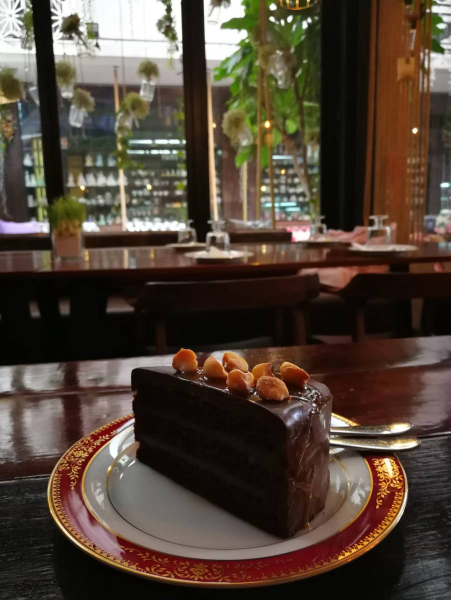
#> input picture data/cake.jpg, 901 x 1200 px (shown at 1/2 size); the run also reads 1 picture not shown here
$ jupyter execute 01_Image_data_preparation_with_Pillow.ipynb
#> lines starting #> are read from the running program, lines starting #| are printed output that depends on the picture; long printed decimals are rounded
<a href="https://colab.research.google.com/github/WoradeeKongthong/ComputerVision/blob/master/Image_data_preparation_with_Pillow.ipynb" target="_parent"></a>

[cell 1]
import PIL
import matplotlib
from matplotlib import pyplot as plt
import numpy as np

# Load and display image using Pillow.

[cell 2]
# load the image
img = PIL.Image.open('data/cake.jpg')
#> img is the input picture: PIL image 901x1200 RGB; mean R, G, B 80.4, 66.3, 54.2

# summarize image details
print(type(img))
#| <class 'PIL.JpegImagePlugin.JpegImageFile'>
print(img.format)
#| JPEG
print(img.mode)
#| RGB
print(img.size)
#| (901, 1200)

# show the image
# image.show()
plt.imshow(img)
plt.axis("off")
plt.show()

# Load image as numpy array using matplotlib.image

[cell 3]
# load image as pixel array
pixels = matplotlib.image.imread('data/cake.jpg')

# summarize pixels details
print(type(pixels))
#| <class 'numpy.ndarray'>
print(pixels.dtype)
#| uint8
print(pixels.shape)
#| (1200, 901, 3)

# display the pixel array as an image
plt.imshow(pixels)
plt.axis('off')
plt.show()

# Convert Pillow Image to and from numpy array

[cell 4]
img = PIL.Image.open('data/cake.jpg')
print('Original image')
plt.imshow(img)
plt.axis('off')
plt.show()

# convert PIL image to numpy array
img_array = np.asarray(img)

# summarize array details
print('\nAfter conversion')
print('type : ', type(img_array))
#| type :  <class 'numpy.ndarray'>
print('image array shape :', img_array.shape)
#| image array shape : (1200, 901, 3)

[cell 5]
# Convert back to Pillow image
img2 = PIL.Image.fromarray(img_array)

# display the image
print('img2')
plt.imshow(img2)
plt.axis('off')
plt.show()

# summarize image details
print(img2.format)
#| None
print(img2.mode)
#| RGB
print(img2.size)
#| (901, 1200)

# Load all images in a directory as a list using matplotlib.image.imread()

[cell 6]
from os import listdir

# load all images in a directory Homu
loaded_images = list()
for filename in listdir('data/Homu'):
  img_data = matplotlib.image.imread('data/Homu/'+filename)
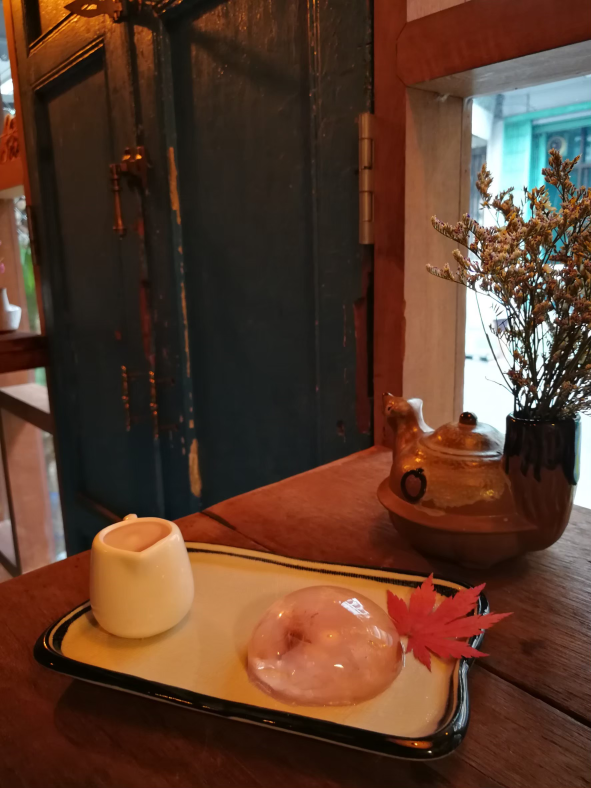
#> input picture data/Homu/Homu1.jpg, 1773 x 2364 px (shown at 1/3 size)
#> img_data is the input picture: shape (2364, 1773, 3); mean R, G, B 90, 59.3, 42.8
  loaded_images.append(img_data)
  print('loaded %s %s' %(filename, img_data.shape))
#| loaded Homu1.jpg (2364, 1773, 3)

print(type(loaded_images))
#| <class 'list'>
print(type(loaded_images[0]))
#| <class 'numpy.ndarray'>

[cell 7]
for i,img in enumerate(loaded_images):
  plt.subplot(1,5,i+1)
  plt.imshow(img)
  plt.axis('off')
  plt.grid()
#> this loop made 3 passes
plt.show()

# Save Pillow images to file

[cell 8]
img = PIL.Image.open('data/Homu/Homu3.jpg')
plt.imshow(img)
plt.axis('off')
plt.show()

[cell 9]
# save img as PNG format
img.save('data/Homu3.png', format='PNG')

# Convert Pillow image to other mode

[cell 10]
# convert the image to grayscale
gs_img = img.convert(mode='L')
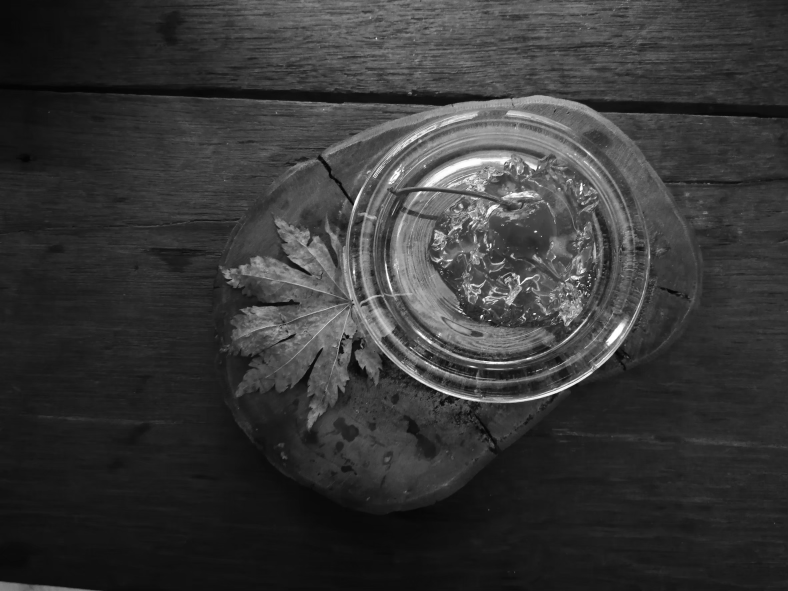
#> gs_img: PIL image 2364x1773 L (shown at 1/3 size); min 3, max 255, mean 55.1

plt.figure(figsize=(15,8))

plt.subplot(1,2,1)
plt.imshow(img)
plt.axis('off')
plt.title('original image')

plt.subplot(1,2,2)
plt.imshow(gs_img)
plt.axis('off')
plt.title('grayscale image')

plt.show()

# Resize image : thumbnail vs resize

[cell 11]
# thumbnail (keep aspect ratio)

# load original image
img = PIL.Image.open('data/Homu/Homu3.jpg')
print(f'original image size : {img.size}')
#| original image size : (2364, 1773)
plt.imshow(img)
plt.show()

# create a thumbnail and preserve aspect ratio
img.thumbnail((200,200))
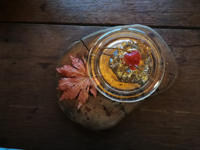
#> img: PIL image 200x150 RGB; mean R, G, B 65.6, 51.9, 43.3
plt.subplot(1,2,2)
print(f'after thumbnail : {img.size}')
#| after thumbnail : (200, 150)
plt.imshow(img)
plt.show()

[cell 12]
# resize : force into a new shape

# load image
img = PIL.Image.open('data/Homu/Homu3.jpg')
print('original image size : ',img.size)
#| original image size :  (2364, 1773)
plt.imshow(img)
plt.show()

# resize
img_resized = img.resize((200,200))
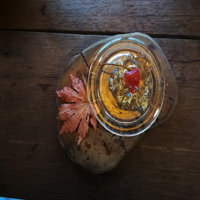
#> img_resized: PIL image 200x200 RGB; mean R, G, B 65.7, 51.9, 43.3
print('after resize : ', img_resized.size)
#| after resize :  (200, 200)
plt.imshow(img_resized)
plt.show()

# Flip, Rotate, Crop

[cell 13]
# load image
img = PIL.Image.open('data/cake.jpg')

# horizontal flip
hoz_flip = img.transpose(PIL.Image.FLIP_LEFT_RIGHT)
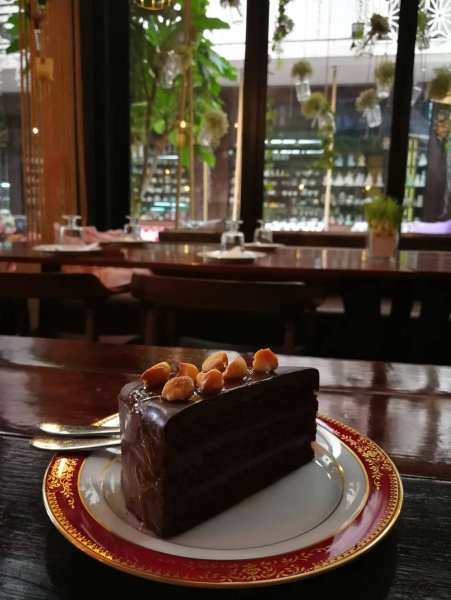
#> hoz_flip: PIL image 901x1200 RGB (shown at 1/2 size); mean R, G, B 80.4, 66.3, 54.2

# vertical flip
ver_flip = img.transpose(PIL.Image.FLIP_TOP_BOTTOM)
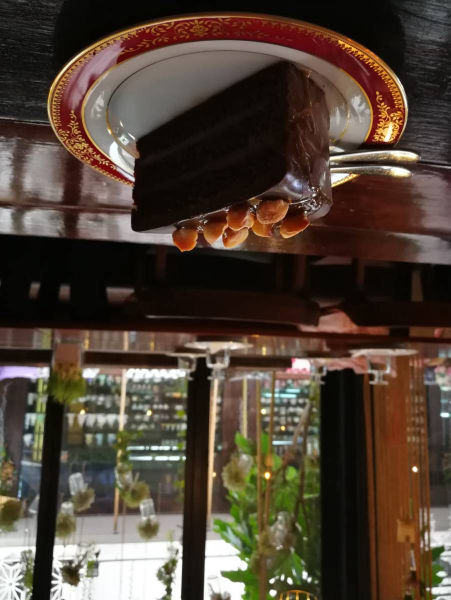
#> ver_flip: PIL image 901x1200 RGB (shown at 1/2 size); mean R, G, B 80.4, 66.3, 54.2

plt.figure(figsize=(15,8))

# plot all
plt.subplot(131)
plt.imshow(img)
plt.title('original')

plt.subplot(132)
plt.imshow(hoz_flip)
plt.title('horizontal flip')

plt.subplot(133)
plt.imshow(ver_flip)
plt.title('vertical flip')

plt.show()

[cell 14]
# load image
img = PIL.Image.open('data/cake.jpg')

plt.figure(figsize=(15,8))

# original image
plt.subplot(131)
plt.imshow(img)
plt.title('original')

# rotate 45 degrees not expand
plt.subplot(132)
plt.imshow(img.rotate(45))
plt.title('45 degrees rotation')

# rotat 45 degrees with expand
plt.subplot(133)
plt.imshow(img.rotate(45, expand=1, fillcolor='white'))
plt.title('45 degrees rotation with expand')

plt.show()
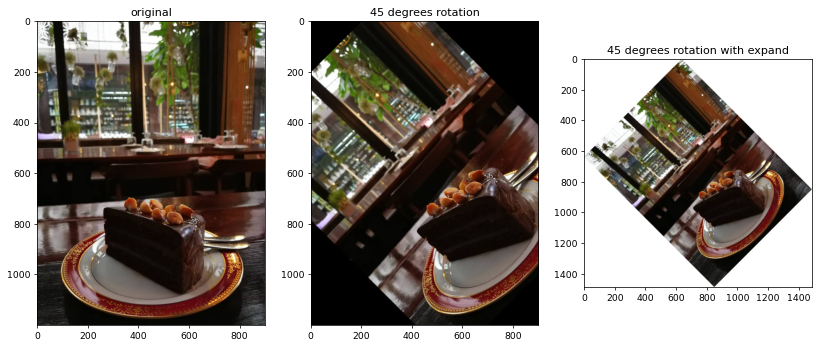
#> figure drawn by matplotlib, 3 panels

[cell 15]
# Crop

# load image
img = PIL.Image.open('data/Homu/Homu3.jpg')

plt.figure(figsize=(15,8))

#plot
plt.subplot(121)
plt.imshow(img)
plt.title('original')

#cropped image
cropped = img.crop((1000,250,2000,1000))
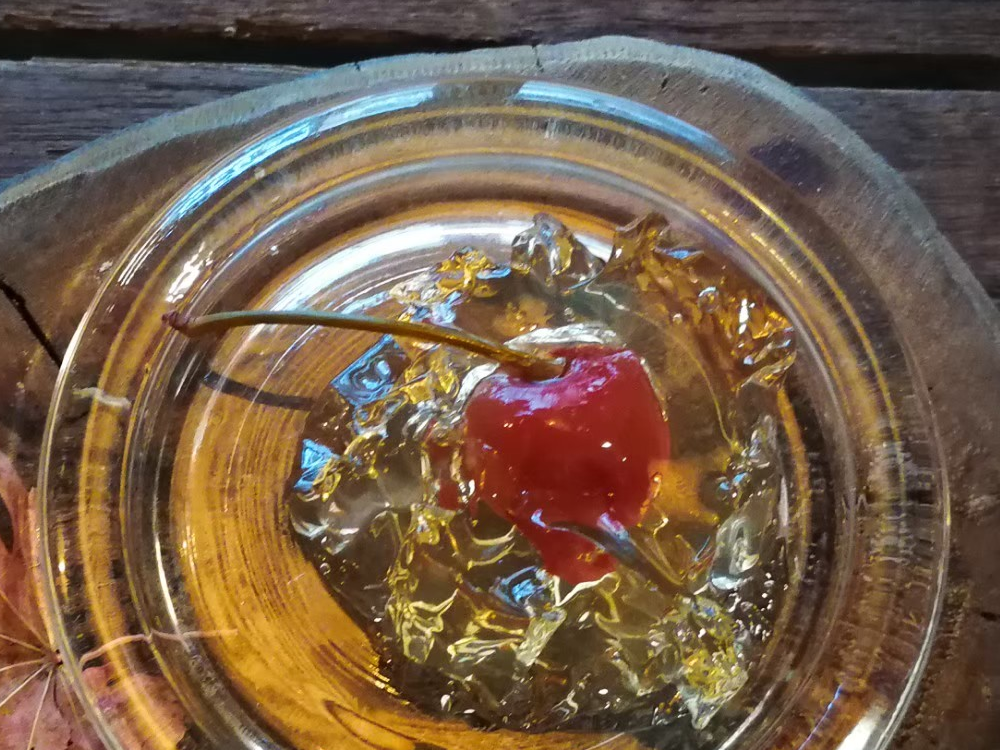
#> cropped: PIL image 1000x750 RGB; mean R, G, B 117.5, 94.5, 73.4
# plot
plt.subplot(122)
plt.imshow(cropped)
plt.title('cropped')

plt.show()

print('original size : ',img.size)
#| original size :  (2364, 1773)
print('cropped size : ', cropped.size)
#| cropped size :  (1000, 750)

# Normalize Pixel values

[cell 16]
# load image
img = PIL.Image.open('data/Homu/Homu1.jpg')
# convert image to numpy array
pixels = np.asarray(img)

# summarize details
print('Data type : %s' % pixels.dtype)
#| Data type : uint8
print('Min : %.3f, Max : %.3f' %(pixels.min(), pixels.max()))
#| Min : 0.000, Max : 255.000

[cell 17]
# convert uint8 to float
pixels = pixels.astype('float32')

# summarize details
print('Data type : %s' % pixels.dtype)
#| Data type : float32
print('Min : %.3f, Max : %.3f' %(pixels.min(), pixels.max()))
#| Min : 0.000, Max : 255.000

[cell 18]
# Normalize to range 0-1
pixels /= 255.0
print('Data type : %s' % pixels.dtype)
#| Data type : float32
print('Min : %.3f, Max : %.3f' %(pixels.min(), pixels.max()))
#| Min : 0.000, Max : 1.000

# Center Pixel Values
*   per image
*   per mini-batch
*   per epoch

*   Global centering : across color channels
*   Local centering : per color channel

## Global centering - one image

[cell 19]
# prepare float32 type pixels data
img = PIL.Image.open('data/cake.jpg')
pixels = np.asarray(img)
pixels = pixels.astype('float32')
#> pixels: shape (1200, 901, 3) float32

# calculate global mean (across channels)
global_mean = pixels.mean()
#> global_mean = 66.97
print('Min : %.3f, Max : %.3f' %(pixels.min(), pixels.max()))
#| Min : 0.000, Max : 255.000
print('Global mean : %.3f'%global_mean)
#| Global mean : 66.966

# Global Centering of pixels
pixels = pixels - global_mean

# confirm centering effect
global_mean = pixels.mean()
#> global_mean = -5.14e-05
print('Min : %.3f, Max : %.3f' %(pixels.min(), pixels.max()))
#| Min : -66.966, Max : 188.034
print('Global mean : %.3f'%global_mean)
#| Global mean : -0.000

[cell 20]
pixels

## Local centering
Note : need to set local mean dtype to 'float64'

[cell 21]
# prepare float32 type pixels data
img = PIL.Image.open('data/cake.jpg')
pixels = np.asarray(img)
pixels = pixels.astype('float32')

# calculate local mean (in each channel)
local_means = pixels.mean(axis=(0,1), dtype='float64')
#> local_means = [80.44, 66.26, 54.2]
print('Min : %s, Max : %s' %(pixels.min(axis=(0,1)), pixels.max(axis=(0,1))))
#| Min : [0. 0. 0.], Max : [255. 255. 255.]
print('local_means : %s' %local_means)
#| local_means : [80.438 66.261 54.198 ]

# Local Centering of pixels
pixels = pixels - local_means
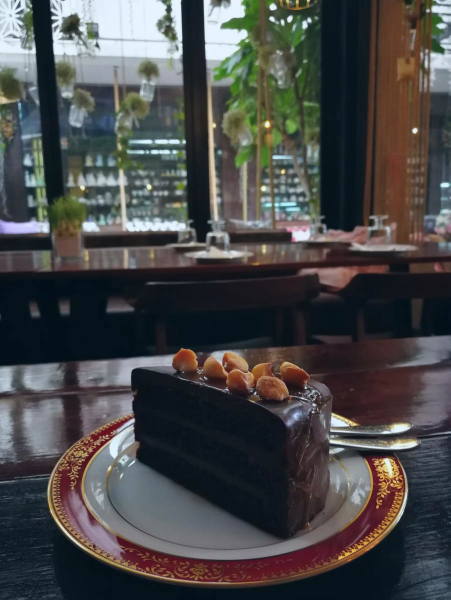
#> pixels: shape (1200, 901, 3) float64 (shown at 1/2 size); mean R, G, B 0, 0, 0; drawn with min black and max white

# confirm centering effect
local_means = pixels.mean(axis=(0,1), dtype='float64')
#> local_means = [-6.85e-11, 1.05e-10, 1.07e-10]
print('\nAfter Local Centering')
print('Min : %s, Max : %s' %(pixels.min(axis=(0,1)), pixels.max(axis=(0,1))))
#| Min : [-80.438 -66.261 -54.198 ], Max : [174.562 188.739 200.802 ]
print('local_means : %s' %local_means)
#| local_means : [-6.85309430e-11  1.05292966e-10  1.07391135e-10]

# Standardize Pixel Values (Centering at 0, Normalising at s.d.)

*   per image
*   per mini-batch
*   per epoch

*   Global standardization : across color channels
*   Local standardization : per color channel

## Global Standardization

[cell 22]
# prepare float32 type pixels data
img = PIL.Image.open('data/cake.jpg')
pixels = np.asarray(img)
pixels = pixels.astype('float32')

# calculate global mean and s.d.
global_mean, global_sd = pixels.mean(), pixels.std()
#> global_mean = 66.97; global_sd = 63.64
print('Min : %.3f, Max : %.3f' %(pixels.min(), pixels.max()))
#| Min : 0.000, Max : 255.000
print('Global mean : %.3f, S.D. : %.3f'%(global_mean, global_sd))
#| Global mean : 66.966, S.D. : 63.642

# Global Standardization of pixels
pixels = (pixels - global_mean) / global_sd

# confirm standardization effect
global_mean, global_sd = pixels.mean(), pixels.std()
#> global_mean = -7.44e-07; global_sd = 1
print('\nAfter Global Standardization')
print('Min : %.3f, Max : %.3f' %(pixels.min(), pixels.max()))
#| Min : -1.052, Max : 2.955
print('Global mean : %.3f, S.D. : %.3f'%(global_mean, global_sd))
#| Global mean : -0.000, S.D. : 1.000

## Positive Global Standardization
clip the standardized pixels to the range [-1,1]
then rescale to [0,1]

[cell 23]
# prepare float32 type pixels data
img = PIL.Image.open('data/cake.jpg')
pixels = np.asarray(img)
pixels = pixels.astype('float32')

# calculate global mean and s.d.
global_mean, global_sd = pixels.mean(), pixels.std()
#> global_mean = 66.97; global_sd = 63.64
print('Min : %.3f, Max : %.3f' %(pixels.min(), pixels.max()))
#| Min : 0.000, Max : 255.000
print('Global mean : %.3f, S.D. : %.3f'%(global_mean, global_sd))
#| Global mean : 66.966, S.D. : 63.642

# Global Standardization of pixels
pixels = (pixels - global_mean) / global_sd

# clip pixels to [-1,1]
pixels = np.clip(pixels, -1.0, 1.0)
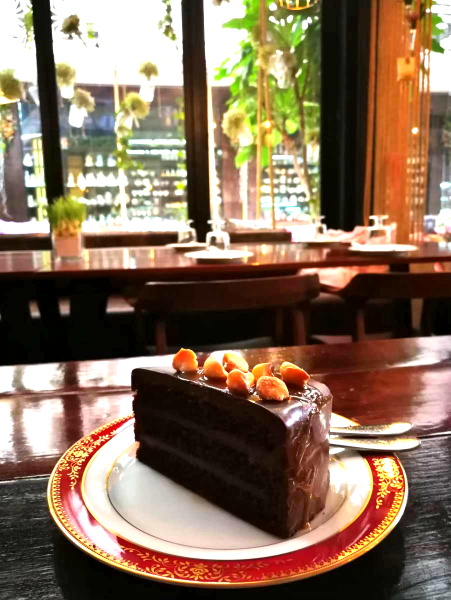
#> pixels: shape (1200, 901, 3) float32 (shown at 1/2 size); mean R, G, B 0.056, -0.137, -0.308; drawn with min black and max white

# shift from [-1,1] to [0,1] with 0.5 mean
pixels = (pixels + 1.0) / 2.0

# confirm standardization effect
global_mean, global_sd = pixels.mean(), pixels.std()
#> global_mean = 0.435; global_sd = 0.368
print('\nAfter Positive Global Standardization')
print('Min : %.3f, Max : %.3f' %(pixels.min(), pixels.max()))
#| Min : 0.000, Max : 1.000
print('Mean : %.3f, S.D. : %.3f'%(global_mean, global_sd))
#| Mean : 0.435, S.D. : 0.368

## Local Standardization

[cell 24]
# prepare float32 type pixels data
img = PIL.Image.open('data/cake.jpg')
pixels = np.asarray(img)
pixels = pixels.astype('float32')

# calculate local mean and s.d. (in each channel)
local_means = pixels.mean(axis=(0,1), dtype='float64')
#> local_means = [80.44, 66.26, 54.2]
local_sds = pixels.std(axis=(0,1), dtype='float64')
#> local_sds = [63.72, 62.71, 61.75]
print('Original pixels')
print('Min : %s, Max : %s' %(pixels.min(axis=(0,1)), pixels.max(axis=(0,1))))
#| Min : [0. 0. 0.], Max : [255. 255. 255.]
print('Local means : %s, \nlocal S.D. : %s'%(local_means, local_sds))
#| Local means : [80.438 66.261 54.198 ],
#| local S.D. : [63.723 62.707  61.752]

# Local Standardization of pixels
pixels = (pixels - local_means) / local_sds

# confirm standardization effect
local_means = pixels.mean(axis=(0,1), dtype='float64')
#> local_means = [3.91e-13, 8.25e-14, 1.02e-13]
local_sds = pixels.std(axis=(0,1), dtype='float64')
#> local_sds = [1, 1, 1]
print('\nAfter Local Standardization')
print('Min : %s, Max : %s' %(pixels.min(axis=(0,1)), pixels.max(axis=(0,1))))
#| Min : [-1.262 -1.057 -0.8777], Max : [2.739 3.010 3.252]
print('Local means : %s, \nlocal S.D. : %s'%(local_means, local_sds))
#| Local means : [3.91439309e-13 8.25093867e-14 1.02303398e-13],
#| local S.D. : [1. 1. 1.]
